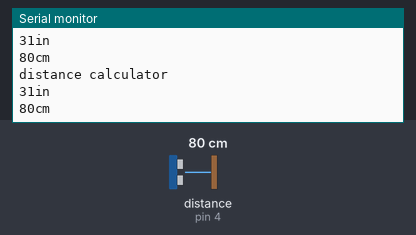
The sketch below on a simulated Arduino Uno, built with avr-gcc and run on an emulated ATmega328P. Parts: the last lines printed to the serial monitor. Wiring (inferred from the names in the program): ultrasonic range finder: trigger pin 2; echo pin 4. The inputs (shaded band) are chosen by the test bench; at power-on: distance to the obstacle (sensor on pin 4) 80 cm. The echo pulse lasts 58.3 µs per cm.

Above: at 2.8 s.
2.9 s: distance to the obstacle (sensor on pin 4) set to 2 cm
At 5.2 s:
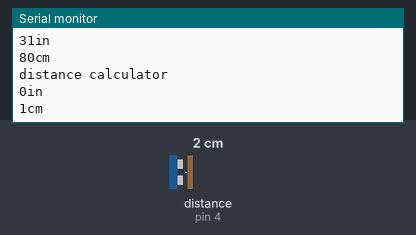
5.6 s: distance to the obstacle (sensor on pin 4) set to 4 cm
At 6.8 s:
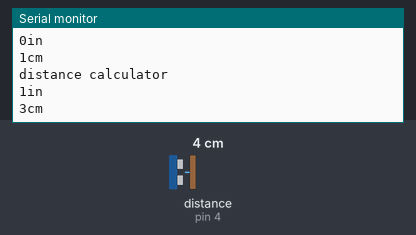
Timing chart, 0 to 8.6 s (numbered marks = the images above; inputs shaded):
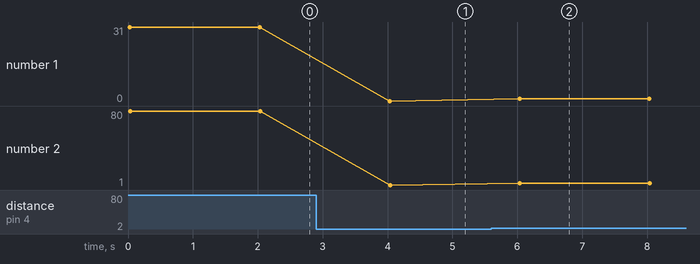

Measured:
- after the input at 2.9 s, the serial monitor: prints a new line after 1.1 s (image 1)
- after the input at 5.6 s, the serial monitor: prints a new line after 0.43 s (image 2)
- plotted number 1: 31 → 0 after the input at 2.9 s
- plotted number 2: 80 → 1 after the input at 2.9 s, 1 → 3 after the input at 5.6 s

The sketch:

sketch_may21e.ino
```cpp
const int trigPin=2;
const int echoPin=4;
void setup()
{
  Serial.begin(9600);
}
void loop()
{
  long duration,inches,cm;
  pinMode(trigPin,OUTPUT);
  digitalWrite(trigPin,LOW);
  delayMicroseconds(2);
  digitalWrite(trigPin,HIGH);
  delayMicroseconds(10);
  digitalWrite(trigPin,LOW);
  pinMode(echoPin,INPUT);
  duration=pulseIn(echoPin,HIGH);
  inches=microsecondsToInches(duration);
  cm=microsecondsToCentimeters(duration);
  Serial.print("distance calculator");
  Serial.print("\n");
  Serial.print(inches);
  Serial.print("in \n");
  Serial.print(cm);
  Serial.print("cm \n");
  //Serial.print();
  delay(2000);
}
long microsecondsToInches(long microseconds)
{
  return microseconds/74/2;
}
long microsecondsToCentimeters(long microseconds)
{
  return microseconds/29/2;
}
```
